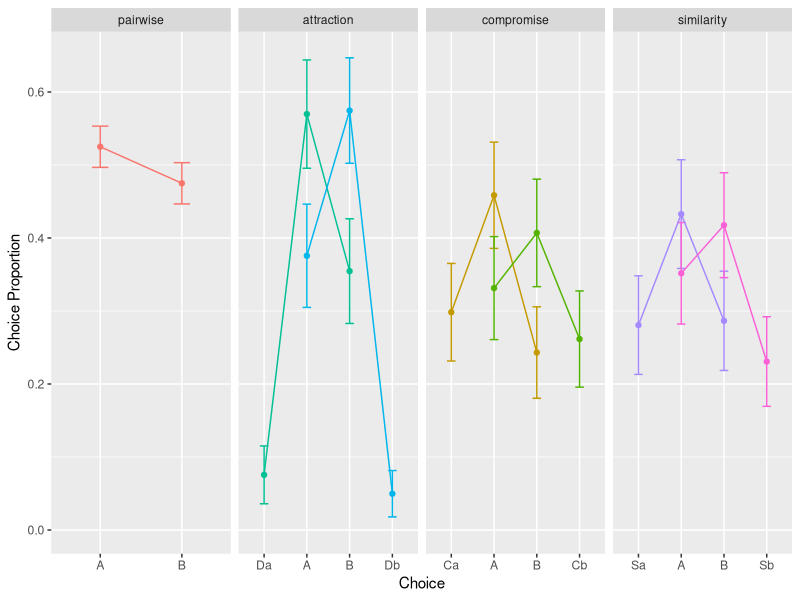
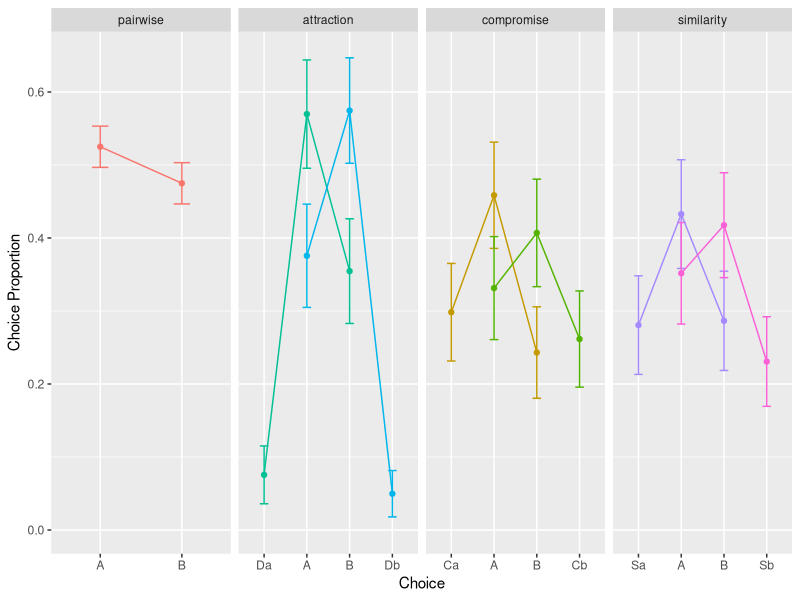

The R source for these figures, in order:
# Code to reproduce Figure 8 from Noguchi and Stewart (2018)
# Copyright Neil Stewart 2022
# This program is free software: you can redistribute it and/or modify it under
# the terms of the GNU General Public License as published by the Free Software
# Foundation, either version 3 of the License, or any later version.

library(data.table)
library(ggplot2)
sessionInfo()



# Data from the 353 participants from Noguchi and Stewart (2018) Figure 8
data <- fread("data_from_Takao.csv")
nrow(unique(data[, .(participant_id)]))

data[, choice_type:=factor(choice_type, levels=c("pairwise", "attraction", "compromise", "similarity"))]



# Each row is a choice
data[, freq:=1]



# Add rows with zero frequency for choices the participant had but didn't make
choices <- unique(data[, .(choice_type, choice)])[order(choice_type, choice)]
trials <- unique(data[, .(participant_id, choice_type, third_alternative)])[order(participant_id, choice_type, third_alternative)]
skeleton <- merge(trials, choices, by=c("choice_type"), allow.cartesian=TRUE)[order(participant_id, choice_type, third_alternative, choice)]
all <- merge(data, skeleton, by=c("participant_id", "choice_type", "third_alternative", "choice"), all=TRUE)
all[is.na(freq), freq:=0]



# Calculate proportions of choices for each participant
freqs <- all[, .(freq=sum(freq)), by=.(participant_id, choice_type, third_alternative, choice)]
freqs[, total:=sum(freq), by=.(participant_id, choice_type, third_alternative)]
freqs[,prop:=freq/total]



# Average over participants to get means for each type of choice
means <- freqs[, .(prop=mean(prop), sd=sd(prop), N=length(prop)), by=.(choice_type, third_alternative, choice)]



# Plot Figure 8 replication
means[, se:=sd/sqrt(N)]
means[, lower:=prop-1.96*se]
means[, upper:=prop+1.96*se]

means[,x:=ifelse(choice %in% c("A", "B"), choice, third_alternative)]
means[,x:=factor(x, levels=c("Da", "Ca", "Sa", "A", "B", "Db", "Cb", "Sb"))]

means

ggplot(means, aes(x=x, y=prop, ymin=lower, ymax=upper, col=third_alternative, group=third_alternative)) + geom_point() + facet_wrap(~choice_type, scales="free_x", ncol=4) + guides(col="none") + ylim(0,0.65) + labs(y="Choice Proportion", x="Choice") + geom_errorbar(width=0.2) + geom_line()
ggsave("figure_8.pdf")


